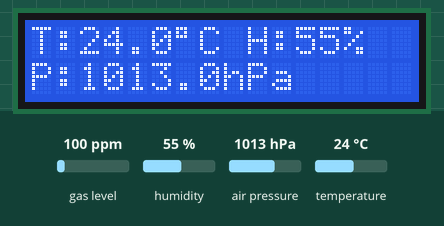
This sketch was run on a simulated Arduino Uno, built with avr-gcc and run on an emulated ATmega328P. On the bench: 16×2 character LCD. The test bench sets the inputs (shaded band); at power-on: air pressure 1013 hPa, humidity 55 %, temperature 24 °C, gas level 100 ppm. What the sketch prints to the serial monitor is not drawn.

Above: at 3.2 s.
3.3 s: air pressure set to 952 hPa
At 5.0 s:
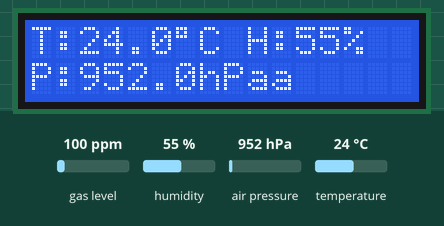
6.2 s: humidity set to 22 %
At 7.1 s:
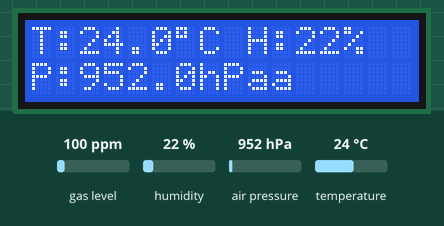
9.1 s: temperature set to 12 °C
At 11.5 s:
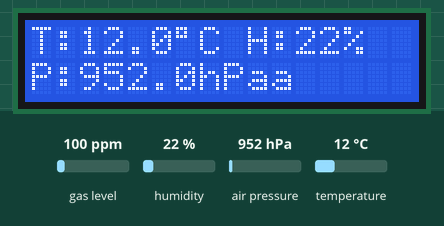
12.4 s: humidity set to 40 %
At 13.6 s:
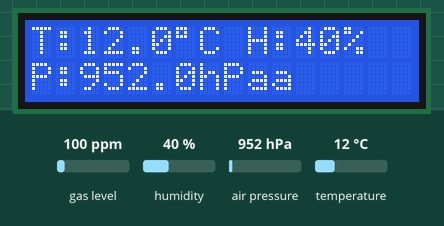
15.3 s: air pressure set to 975 hPa
At 15.7 s:
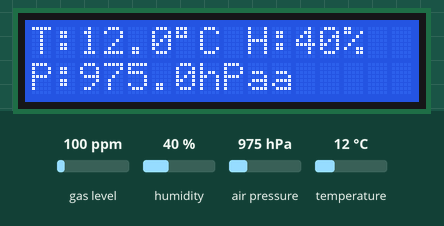
Timing chart, 0 to 18.3 s (numbered marks = the images above; inputs shaded):
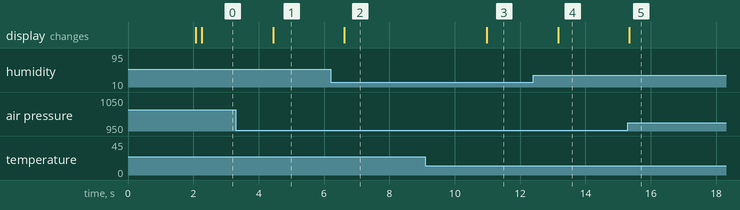

The sketch:

firmware_02.ino
```cpp
#include <Wire.h>
#include <Adafruit_Sensor.h>
#include <Adafruit_BME680.h>
#include <LiquidCrystal_I2C.h>

// LCD address and dimensions
LiquidCrystal_I2C lcd(0x27, 16, 2);

// BME680 object
Adafruit_BME680 bme;

void setup()
{
    Serial.begin(9600);
    lcd.init();
    lcd.backlight();
    lcd.setCursor(0, 0);
    lcd.print("BME680 test");
    if (!bme.begin())
    {
        lcd.setCursor(0, 1);
        lcd.print("Error: BME680 not found!");
        Serial.println("Error: Could not find a valid BME680 sensor, check wiring!");
        while (1);
    }
    // Sensor configuration
    bme.setTemperatureOversampling(BME680_OS_8X);
    bme.setHumidityOversampling(BME680_OS_2X);
    bme.setPressureOversampling(BME680_OS_4X);
    bme.setIIRFilterSize(BME680_FILTER_SIZE_3);
    bme.setGasHeater(320, 150); // 320°C, 150 ms
    delay(2000);
    lcd.clear();
}
void loop()
{
    if (!bme.performReading())
    {
        Serial.println("Error performing reading!");
        return;
    }
    // Print to serial monitor
    Serial.print("T: ");
    Serial.print(bme.temperature);
    Serial.print(" *C, ");
    Serial.print("H: ");
    Serial.print(bme.humidity);
    Serial.print(" %, ");
    Serial.print("P: ");
    Serial.print(bme.pressure / 100.0);
    Serial.println(" hPa");
    // Print to LCD
    lcd.setCursor(0, 0);
    lcd.print("T:");
    lcd.print(bme.temperature, 1);
    lcd.print((char)223); // symbol of degree
    lcd.print("C ");
    lcd.print("H:");
    lcd.print(bme.humidity, 0);
    lcd.print("% ");
    lcd.setCursor(0, 1);
    lcd.print("P:");
    lcd.print(bme.pressure / 100.0, 1);
    lcd.print("hPa");
    delay(2000);
}
```

Measured:
- after the input at 3.3 s, the display: changes after 1.1 s (image 1)
- after the input at 6.2 s, the display: changes after 0.42 s (image 2)
- after the input at 9.1 s, the display: changes after 1.9 s (image 3)
- after the input at 12.4 s, the display: changes after 0.76 s (image 4)
- after the input at 15.3 s, the display: changes at once (image 5)
